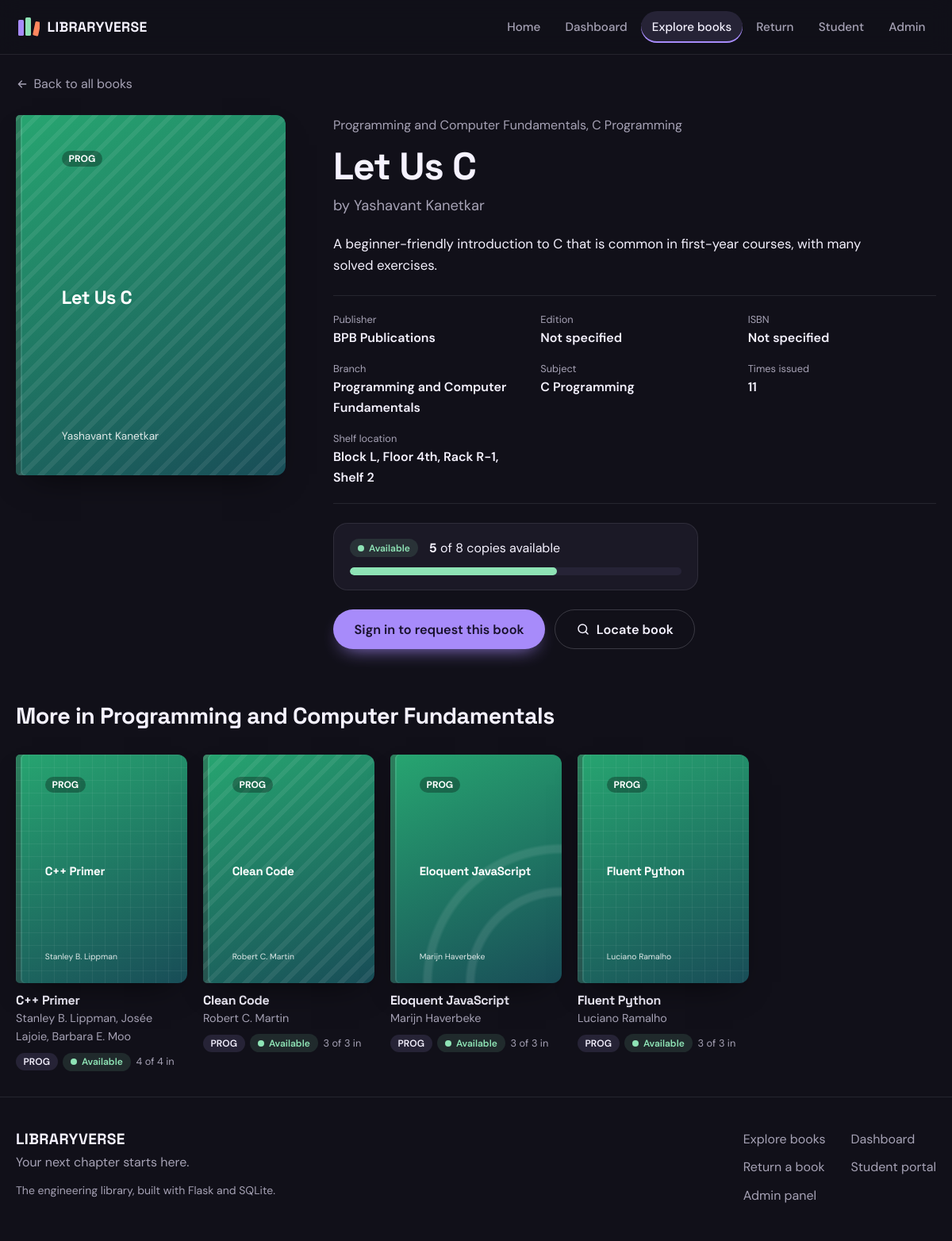
Screenshot of /books/1 with the database file from the repository.
### tables this page shows
CREATE TABLE categories (
    id         INTEGER PRIMARY KEY AUTOINCREMENT,
    name       TEXT NOT NULL UNIQUE COLLATE NOCASE,
    short_name TEXT NOT NULL,
    hue        INTEGER NOT NULL DEFAULT 262 CHECK (hue BETWEEN 0 AND 360)
);

CREATE TABLE books (
    id               INTEGER PRIMARY KEY AUTOINCREMENT,
    title            TEXT NOT NULL,
    author           TEXT NOT NULL,
    publisher        TEXT NOT NULL DEFAULT '',
    edition          TEXT NOT NULL DEFAULT '',
    isbn             TEXT NOT NULL DEFAULT '',
    description      TEXT NOT NULL DEFAULT '',
    category_id      INTEGER NOT NULL REFERENCES categories(id) ON DELETE RESTRICT,
    subject          TEXT NOT NULL DEFAULT '',
    total_copies     INTEGER NOT NULL DEFAULT 1 CHECK (total_copies >= 0),
    available_copies INTEGER NOT NULL DEFAULT 1 CHECK (available_copies >= 0),
    is_archived      INTEGER NOT NULL DEFAULT 0,
    shelf_block      TEXT NOT NULL DEFAULT '',
    shelf_floor      TEXT NOT NULL DEFAULT '',
    shelf_rack       TEXT NOT NULL DEFAULT '',
    shelf_number     TEXT NOT NULL DEFAULT '',
    added_at         TEXT NOT NULL DEFAULT (datetime('now', 'localtime')),
    CHECK (available_copies <= total_copies)
);

### routes/public.py (the view, shortened to what this page needs)
@bp.route("/books/<int:book_id>")
def book_detail(book_id):
    db = get_db()
    book = library.get_book(db, book_id)
    if book is None:
        abort(404)
    my_loan = my_pending = False
    return render_template("book_details.html", book=book, related=library.related_books(db, book),
                           my_loan=my_loan, my_pending=my_pending)

### database.py (called while the page is built)
def connect(path):
    os.makedirs(os.path.dirname(os.path.abspath(path)), exist_ok=True)
    conn = sqlite3.connect(path, timeout=15, isolation_level=None)
    conn.row_factory = sqlite3.Row
    conn.execute("PRAGMA foreign_keys = ON")
    return conn

def get_db():
    if "db" not in g:
        g.db = connect(current_app.config["DATABASE"])
    return g.db

### services/library.py (called while the page is built)
def get_book(conn, book_id):
    row = conn.execute(f"{BOOK_SELECT} WHERE b.id = ? AND b.is_archived = 0", (book_id,)).fetchone()
    if row is None:
        return None
    book = dict(row)
    book["times_issued"] = conn.execute(
        "SELECT COUNT(*) FROM issue_records WHERE book_id = ?", (book_id,)).fetchone()[0]
    book["issued_now"] = book["total_copies"] - book["available_copies"]
    book["has_location"] = any(book[k] for k in ("shelf_block", "shelf_floor", "shelf_rack", "shelf_number"))
    return book

def related_books(conn, book, limit=4):
    rows = conn.execute(
        f"{BOOK_SELECT} WHERE b.category_id = ? AND b.id <> ? AND b.is_archived = 0 "
        "ORDER BY b.available_copies > 0 DESC, b.title COLLATE NOCASE LIMIT ?",
        (book["category_id"], book["id"], limit)).fetchall()
    return [dict(r) for r in rows]

### services/security.py (called while the page is built)
def csrf_token():
    if "csrf_token" not in session:
        session["csrf_token"] = secrets.token_urlsafe(32)
    return session["csrf_token"]

### templates/book_details.html (shortened to what this page needs)
{% extends "base.html" %}
{% from "_macros.html" import icon, cover, avail_pill, book_card %}
{% block content %}
<div class="container crumbs">
  <a href="{{ url_for('public.books') }}">{{ icon('arrow-left', 16) }} Back to all books</a>
</div>
<section class="container detail">
  <div class="detail-cover">{{ cover(book, 'lg') }}</div>
  <div class="detail-body">
    <p class="muted">{{ book.category_name }}{% if book.subject %}, {{ book.subject }}{% endif %}</p>
    <h1>{{ book.title }}</h1>
    <p class="detail-author">by {{ book.author }}</p>
    {% if book.description %}<p class="detail-desc">{{ book.description }}</p>{% endif %}
    <dl class="facts">
      <div><dt>Publisher</dt><dd>{{ book.publisher or 'Not specified' }}</dd></div>
      <div><dt>Edition</dt><dd>{{ book.edition or 'Not specified' }}</dd></div>
      <div><dt>ISBN</dt><dd>{{ book.isbn or 'Not specified' }}</dd></div>
      <div><dt>Branch</dt><dd>{{ book.category_name }}</dd></div>
      <div><dt>Subject</dt><dd>{{ book.subject or 'Not specified' }}</dd></div>
      <div><dt>Times issued</dt><dd>{{ book.times_issued }}</dd></div>
      <div><dt>Shelf location</dt><dd>{% if book.has_location %}{{ [book.shelf_block, ('Floor ' ~ book.shelf_floor) if book.shelf_floor, ('Rack ' ~ book.shelf_rack) if book.shelf_rack, ('Shelf ' ~ book.shelf_number) if book.shelf_number]|select|join(', ') }}{% else %}Not specified{% endif %}</dd></div>
    </dl>
    <div class="stock-box">
      <div class="stock-top">
        {{ avail_pill(book) }}
        <p><strong>{{ book.available_copies }}</strong> of {{ book.total_copies }} copies available</p>
      </div>
      <div class="meter" role="img" aria-label="{{ book.available_copies }} of {{ book.total_copies }} copies available">
        <span style="--w:{{ (book.available_copies * 100 / book.total_copies)|round(1) if book.total_copies else 0 }}%"></span>
      </div>
    </div>
    <div class="detail-actions">
      {% if book.available_copies > 0 and is_admin %}
        <a class="btn btn-primary btn-lg" href="{{ url_for('public.issue_page', book=book.id) }}">Issue this book</a>
      {% elif book.available_copies > 0 %}
        <a class="btn btn-primary btn-lg" href="{{ url_for('student.login') }}">Sign in to request this book</a>
      {% else %}
        <button class="btn btn-primary btn-lg" disabled aria-disabled="true">No copies available</button>
      {% endif %}
      <button class="btn btn-ghost btn-lg" type="button" id="locate-btn" aria-expanded="false" aria-controls="locate-panel">{{ icon('search', 18) }} Locate book</button>
    </div>
  </div>
</section>
{% if related %}
<section class="container section">
  <div class="section-head"><h2>More in {{ book.category_name }}</h2></div>
  <div class="book-grid">{% for b in related %}{{ book_card(b) }}{% endfor %}</div>
</section>
{% endif %}
{% endblock %}

### templates/_macros.html (shortened to what this page needs)
{% macro icon(name, size=20) -%}
<svg class="icon" width="{{ size }}" height="{{ size }}" aria-hidden="true" focusable="false"><use href="#i-{{ name }}"/></svg>
{%- endmacro %}
{% macro cover(b, size='md') -%}
<div class="cover p{{ b.id % 4 }} {{ size }}" style="--h:{{ b.hue }}" role="img" aria-label="Cover of {{ b.title }}">
  <span class="cover-tag">{{ b.category_short }}</span>
  <span class="cover-title">{{ b.title }}</span>
  <span class="cover-author">{{ b.author.split(',')[0] }}</span>
</div>
{%- endmacro %}
{% macro avail_pill(b) -%}
{% if b.available_copies == 0 %}<span class="pill out">Unavailable</span>
{% elif b.available_copies == 1 and b.total_copies > 1 %}<span class="pill low">Last copy</span>
{% else %}<span class="pill ok">Available</span>{% endif %}
{%- endmacro %}
{% macro book_card(b) -%}
<article class="book-card">
  <a class="book-cover-link" href="{{ url_for('public.book_detail', book_id=b.id) }}" tabindex="-1" aria-hidden="true">{{ cover(b) }}</a>
  <div class="book-meta">
    <h3 class="book-title"><a href="{{ url_for('public.book_detail', book_id=b.id) }}">{{ b.title }}</a></h3>
    <p class="book-author">{{ b.author }}</p>
    <div class="book-foot">
      <span class="chip" title="{{ b.category_name }}">{{ b.category_short }}</span>
      {{ avail_pill(b) }}
      <span class="copies">{{ b.available_copies }} of {{ b.total_copies }} in</span>
    </div>
  </div>
</article>
{%- endmacro %}

### rows the page displays
categories: category_short "PROG", category_name "Programming and Computer Fundamentals"
books: title "Let Us C", author "Yashavant Kanetkar", subject "C Programming", description "A beginner-friendly introduction to C that is common in first-year courses, with many solved exercises.", publisher "BPB Publications", edition "Not specified", isbn "Not specified", shelf_block+shelf_floor+shelf_rack "Block L, Floor 4th, Rack R-1, Shelf 2", available_copies "5", total_copies "8"
books: category_short "PROG", title "C++ Primer", author "Stanley B. Lippman", author "Stanley B. Lippman, Josée Lajoie, Barbara E. Moo", shows "Available", available_copies "4", total_copies "4"
books: category_short "PROG", title "Clean Code", author "Robert C. Martin", shows "Available", available_copies "3", total_copies "3"
books: category_short "PROG", title "Eloquent JavaScript", author "Marijn Haverbeke", shows "Available", available_copies "3", total_copies "3"
books: category_short "PROG", title "Fluent Python", author "Luciano Ramalho", shows "Available", available_copies "3", total_copies "3"

### other values shown
{{ 'My shelf' if is_student else 'Student' }} "Student"
{{ book.times_issued }} "11"
